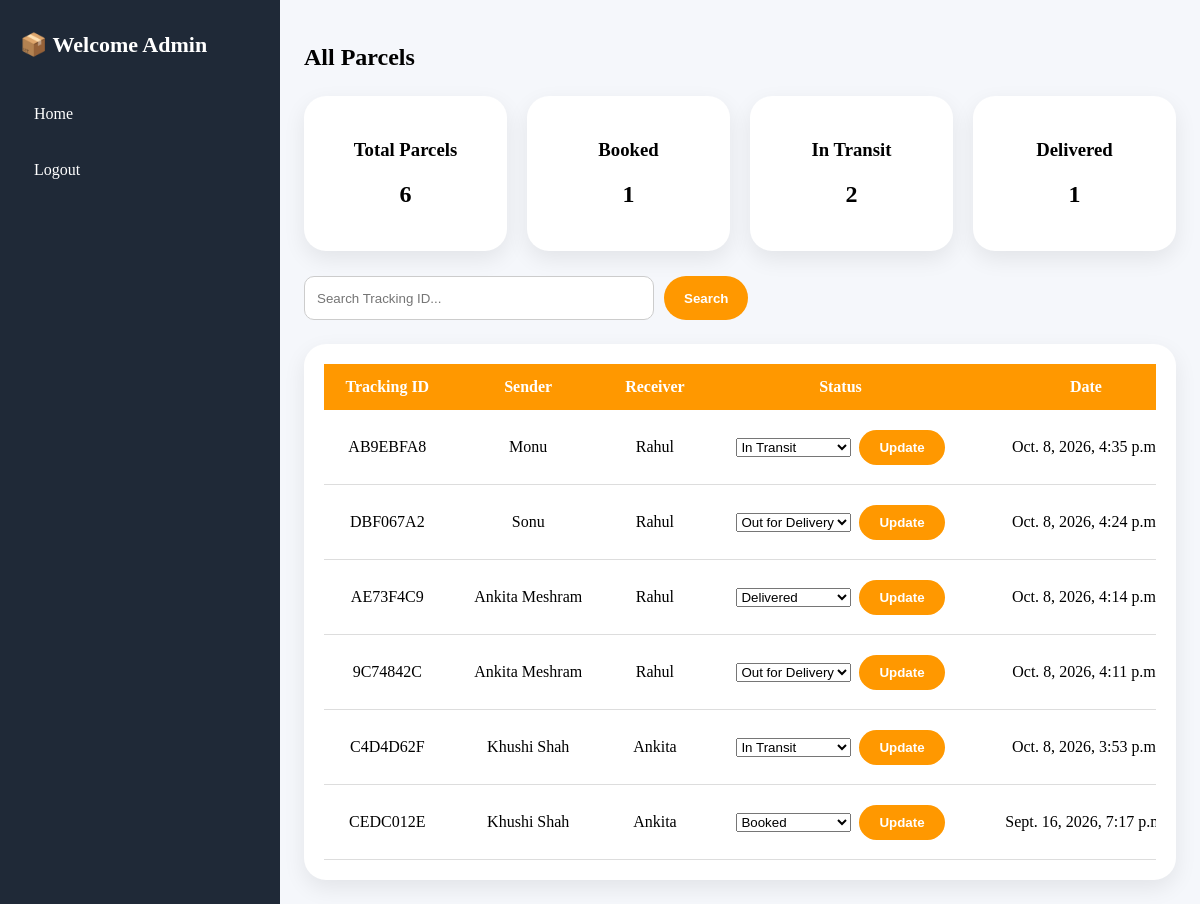
The page /dashboard/ (signed in) on the database its author committed.
### parcel/models.py (models this page shows, shortened)
class Parcel(models.Model):
    tracking_id = models.CharField(max_length=20, unique=True, editable=False)
    sender_name = models.CharField(max_length=100)
    sender_phone = models.CharField(max_length=15)
    sender_address = models.TextField()
    receiver_name = models.CharField(max_length=100)
    receiver_phone = models.CharField(max_length=15)
    receiver_address = models.TextField()
    parcel_type = models.CharField(max_length=50)
    weight = models.FloatField()
    STATUS_CHOICES = [
        ('Booked', 'Booked'),
        ('In Transit', 'In Transit'),
        ('Out for Delivery', 'Out for Delivery'),
        ('Delivered', 'Delivered'),
    ]
    status = models.CharField(
        max_length=30,
        choices=STATUS_CHOICES,
        default='Booked'
    )
    booking_date = models.DateTimeField(auto_now_add=True)

### parcel/views.py (the view)
# urls.py: path('dashboard/', views.dashboard, name='dashboard'),
@admin_only
def dashboard(request):
    query = request.GET.get("q")
    parcels = Parcel.objects.all().order_by("-booking_date")
    if query:
        parcels = parcels.filter(
            tracking_id__icontains=query
        )
    total = Parcel.objects.count()
    booked = Parcel.objects.filter(
        status="Booked"
    ).count()
    transit = Parcel.objects.filter(
        status="In Transit"
    ).count()
    delivered = Parcel.objects.filter(
        status="Delivered"
    ).count()
    return render(request, "dashboard.html", {
        "parcels": parcels,
        "total": total,
        "booked": booked,
        "transit": transit,
        "delivered": delivered,
    })

### parcel/views.py (called while the page is built)
def admin_only(view_func):
    @wraps(view_func)
    def wrapper(request, *args, **kwargs):
        if not request.user.is_authenticated:
            return redirect("admin_login")
        if not request.user.is_staff:
            return redirect("home")
        return view_func(request, *args, **kwargs)
    return wrapper

### templates/dashboard.html (shortened to what this page needs)
{% load static %}
<!DOCTYPE html>
<html lang="en">
<head>
    <link rel="stylesheet" href="{% static 'css/style.css' %}">
</head>
<body class="admin-dashboard-page">
    <div class="dashboard">
        <aside class="sidebar">
            <h2>📦 Welcome Admin</h2>
            <a href="/">Home</a>
            <a href="{% url 'logout' %}">Logout</a>
        </aside>
        <main class="main">
            <h2 class="dashboard-title">All Parcels</h2>
            <section class="cards">
                <div class="card-box">
                    <h3>Total Parcels</h3>
                    <h2>{{ total }}</h2>
                </div>
                <div class="card-box">
                    <h3>Booked</h3>
                    <h2>{{ booked }}</h2>
                </div>
                <div class="card-box">
                    <h3>In Transit</h3>
                    <h2>{{ transit }}</h2>
                </div>
                <div class="card-box">
                    <h3>Delivered</h3>
                    <h2>{{ delivered }}</h2>
                </div>
            </section>
            <form method="GET" class="search-form">
                <input
                    type="text"
                    name="q"
                    placeholder="Search Tracking ID..."
                    value="{{ request.GET.q|default:'' }}"
                    aria-label="Search Tracking ID"
                >
                <button type="submit" class="search-btn">
                    Search
                </button>
            </form>
            <section class="table-section">
                <div class="table-scroll">
                    <table>
                        <thead>
                            <tr>
                                <th>Tracking ID</th>
                                <th>Sender</th>
                                <th>Receiver</th>
                                <th>Status</th>
                                <th>Date</th>
                            </tr>
                        </thead>
                        <tbody>
                            {% for parcel in parcels %}
                            <tr>
                                <td>{{ parcel.tracking_id }}</td>
                                <td>{{ parcel.sender_name }}</td>
                                <td>{{ parcel.receiver_name }}</td>
                                <td>
                                    <form
                                        method="POST"
                                        action="{% url 'update_status' parcel.id %}"
                                        class="status-form"
                                    >
                                        <select name="status" aria-label="Parcel status">
                                            <option value="Booked"
                                                {% if parcel.status == "Booked" %}selected{% endif %}>
                                                Booked
                                            </option>
                                            <option value="In Transit"
                                                {% if parcel.status == "In Transit" %}selected{% endif %}>
                                                In Transit
                                            </option>
                                            <option value="Out for Delivery"
                                                {% if parcel.status == "Out for Delivery" %}selected{% endif %}>
                                                Out for Delivery
                                            </option>
                                            <option value="Delivered"
                                                {% if parcel.status == "Delivered" %}selected{% endif %}>
                                                Delivered
                                            </option>
                                        </select>
                                        <button type="submit" class="update-btn">
                                            Update
                                        </button>
                                    </form>
                                </td>
                                <td>{{ parcel.booking_date }}</td>
                            </tr>
                            {% empty %}
                            <tr>
                                <td colspan="6" class="empty-message">
                                    No parcels found.
                                </td>
                            </tr>
                            {% endfor %}
                        </tbody>
                    </table>
                </div>
            </section>
        </main>
    </div>
</body>
</html>

### static/css/style.css (style rules this page uses)
body.admin-dashboard-page { display: block !important; width: 100%; min-height: 100vh; height: auto !important; margin: 0; padding: 0; background: #f5f7fb !important; overflow-x: hidden; }
.admin-dashboard-page *, .admin-dashboard-page *::before, .admin-dashboard-page *::after { box-sizing: border-box; }
.admin-dashboard-page .dashboard { display: flex; align-items: stretch; width: 100%; max-width: 100%; min-height: 100vh; height: auto !important; margin: 0; padding: 0; background: #f5f7fb !important; }
.admin-dashboard-page .sidebar { flex: 0 0 280px; width: 280px; min-width: 0; min-height: 100vh; align-self: stretch; padding: 30px 20px; background: #1f2937 !important; color: white; }
.admin-dashboard-page .sidebar h2 { display: block; width: 100%; margin: 0 0 30px; font-size: 22px; line-height: 1.4; white-space: nowrap; }
.admin-dashboard-page .sidebar a { display: block; padding: 14px; margin: 10px 0; color: white; text-decoration: none; border-radius: 10px; }
.admin-dashboard-page .main { flex: 1 1 0; width: 0; min-width: 0; min-height: 100vh; height: auto !important; padding: 24px; background: #f5f7fb !important; }
.admin-dashboard-page .cards { display: grid; grid-template-columns: repeat(4, minmax(0, 1fr)); gap: 20px; width: 100%; margin: 25px 0; }
.admin-dashboard-page .card-box { min-width: 0; padding: 24px 12px; text-align: center; background: white; border-radius: 22px; box-shadow: 0 8px 22px rgba(0, 0, 0, 0.08); }
.admin-dashboard-page .search-form { display: flex; flex-wrap: wrap; gap: 10px; width: 100%; margin-bottom: 24px; }
.admin-dashboard-page .search-form input { width: min(350px, 100%); min-width: 0; height: 44px; padding: 10px 12px; border: 1px solid #ccc; border-radius: 10px; background: white; }
.admin-dashboard-page .search-btn, .admin-dashboard-page .update-btn { padding: 10px 20px; border: 0; border-radius: 25px; background: #ff9800; color: white; font-weight: 600; cursor: pointer; }
.admin-dashboard-page .table-section { width: 100%; max-width: 100%; min-width: 0; margin: 0; padding: 20px; background: white; border-radius: 22px; box-shadow: 0 8px 22px rgba(0, 0, 0, 0.08); }
.admin-dashboard-page .table-scroll { display: block; width: 100%; max-width: 100%; min-width: 0; height: auto; max-height: 500px; overflow: auto; overscroll-behavior: contain; }
.admin-dashboard-page .table-scroll table { width: 100%; min-width: 1000px; margin: 0; border-collapse: separate; border-spacing: 0; }
.admin-dashboard-page .table-scroll th { position: sticky; top: 0; z-index: 2; padding: 14px 12px; background: #ff9800; color: white; white-space: nowrap; }
.admin-dashboard-page .table-scroll td { padding: 16px 12px; border-bottom: 1px solid #ddd; text-align: center; white-space: nowrap; }
.admin-dashboard-page .status-form { display: flex; align-items: center; justify-content: center; flex-wrap: wrap; gap: 8px; }
.admin-dashboard-page .status-form select { max-width: 160px; min-width: 0; }

### rows shown on the page
Parcel: tracking_id "AB9EBFA8", sender_name "Monu", receiver_name "Rahul", status "In Transit", booking_date "Oct. 8, 2026, 4:35…"
Parcel: tracking_id "DBF067A2", sender_name "Sonu", receiver_name "Rahul", status "Out for Delivery", booking_date "Oct. 8, 2026, 4:24…"
Parcel: tracking_id "AE73F4C9", sender_name "Ankita Meshram", receiver_name "Rahul", status "Delivered", booking_date "Oct. 8, 2026, 4:14…"
Parcel: tracking_id "9C74842C", sender_name "Ankita Meshram", receiver_name "Rahul", status "Out for Delivery", booking_date "Oct. 8, 2026, 4:11…"
Parcel: tracking_id "C4D4D62F", sender_name "Khushi Shah", receiver_name "Ankita", status "In Transit", booking_date "Oct. 8, 2026, 3:53…"
Parcel: tracking_id "CEDC012E", sender_name "Khushi Shah", receiver_name "Ankita", status "Booked", booking_date "Sept. 16, 2026, 7:17…"

### other values the page prints
{{ total }} "6"
{{ booked }} "1"
{{ transit }} "2"
{{ delivered }} "1"
